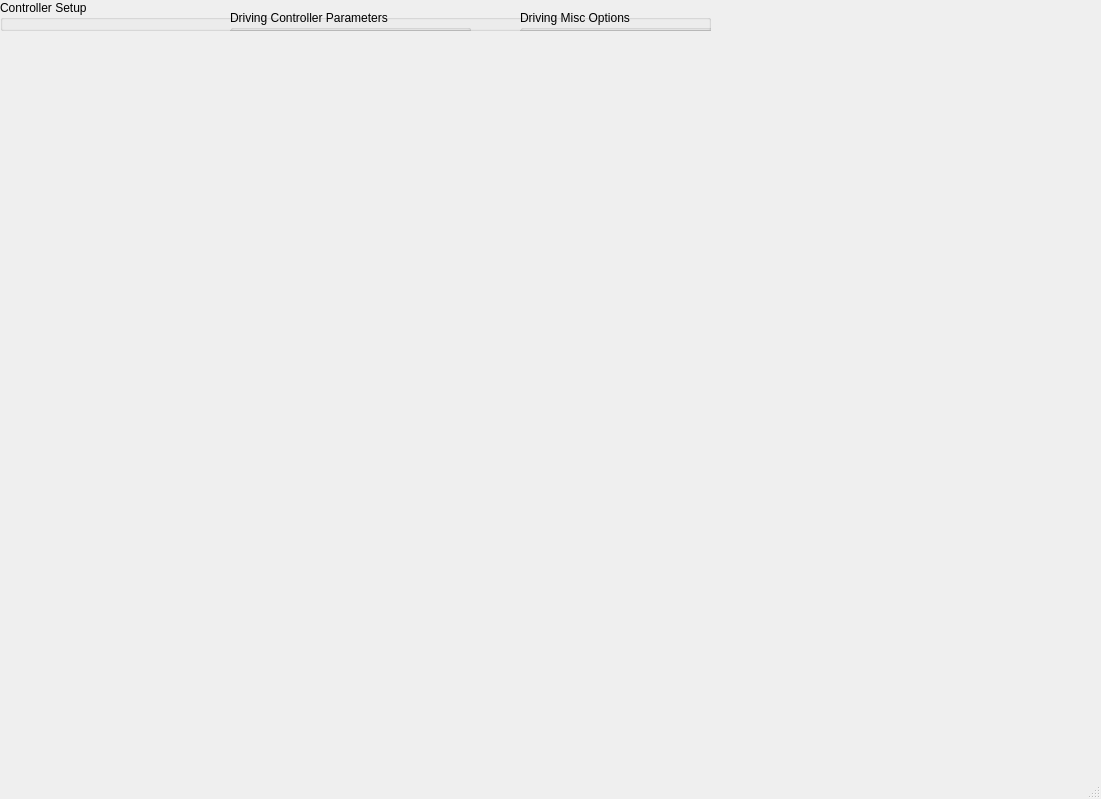
<?xml version="1.0" encoding="UTF-8"?>
<ui version="4.0">
 <class>MainWindow</class>
 <widget class="QMainWindow" name="MainWindow">
  <property name="geometry">
   <rect>
    <x>0</x>
    <y>0</y>
    <width>1101</width>
    <height>799</height>
   </rect>
  </property>
  <property name="windowTitle">
   <string>MainWindow</string>
  </property>
  <widget class="QWidget" name="centralwidget">
   <widget class="QWidget" name="verticalLayoutWidget">
    <property name="geometry">
     <rect>
      <x>0</x>
      <y>0</y>
      <width>711</width>
      <height>341</height>
     </rect>
    </property>
    <layout class="QVBoxLayout" name="verticalLayout">
     <item>
      <widget class="QGroupBox" name="ControllerSetupGroup">
       <property name="title">
        <string>Controller Setup</string>
       </property>
       <widget class="QGroupBox" name="ControllerParametersGroup">
        <property name="geometry">
         <rect>
          <x>230</x>
          <y>10</y>
          <width>241</width>
          <height>181</height>
         </rect>
        </property>
        <property name="title">
         <string>Driving Controller Parameters</string>
        </property>
        <widget class="QTableWidget" name="tableWidget_drivingParams">
         <property name="geometry">
          <rect>
           <x>0</x>
           <y>20</y>
           <width>241</width>
           <height>161</height>
          </rect>
         </property>
        </widget>
       </widget>
       <widget class="QGroupBox" name="MiscOptionsGroup">
        <property name="geometry">
         <rect>
          <x>520</x>
          <y>10</y>
          <width>231</width>
          <height>181</height>
         </rect>
        </property>
        <property name="title">
         <string>Driving Misc Options</string>
        </property>
        <widget class="QTableWidget" name="tableWidget_drivingMiscOptions">
         <property name="geometry">
          <rect>
           <x>0</x>
           <y>20</y>
           <width>231</width>
           <height>161</height>
          </rect>
         </property>
        </widget>
       </widget>
       <widget class="QComboBox" name="comboBox_drivingControllerType">
        <property name="geometry">
         <rect>
          <x>10</x>
          <y>50</y>
          <width>171</width>
          <height>22</height>
         </rect>
        </property>
       </widget>
       <widget class="QLabel" name="label_5">
        <property name="geometry">
         <rect>
          <x>10</x>
          <y>30</y>
          <width>111</width>
          <height>20</height>
         </rect>
        </property>
        <property name="text">
         <string>Driving Controller Type</string>
        </property>
       </widget>
       <widget class="QComboBox" name="comboBox_aerialControllerType">
        <property name="geometry">
         <rect>
          <x>10</x>
          <y>240</y>
          <width>171</width>
          <height>22</height>
         </rect>
        </property>
       </widget>
       <widget class="QLabel" name="label_6">
        <property name="geometry">
         <rect>
          <x>10</x>
          <y>220</y>
          <width>111</width>
          <height>20</height>
         </rect>
        </property>
        <property name="text">
         <string>Aerial Controller Type</string>
        </property>
       </widget>
       <widget class="QGroupBox" name="AerialMiscOptionsGroup">
        <property name="geometry">
         <rect>
          <x>520</x>
          <y>220</y>
          <width>231</width>
          <height>181</height>
         </rect>
        </property>
        <property name="title">
         <string>Aerial Misc Options</string>
        </property>
        <widget class="QTableWidget" name="tableWidget_aerialMiscOptions">
         <property name="geometry">
          <rect>
           <x>0</x>
           <y>20</y>
           <width>231</width>
           <height>161</height>
          </rect>
         </property>
        </widget>
       </widget>
       <widget class="QGroupBox" name="AerialControllerParametersGroup">
        <property name="geometry">
         <rect>
          <x>230</x>
          <y>220</y>
          <width>241</width>
          <height>181</height>
         </rect>
        </property>
        <property name="title">
         <string>Aerial Controller Parameters</string>
        </property>
        <widget class="QTableWidget" name="tableWidget_aerialParams">
         <property name="geometry">
          <rect>
           <x>0</x>
           <y>20</y>
           <width>241</width>
           <height>161</height>
          </rect>
         </property>
        </widget>
       </widget>
      </widget>
     </item>
     <item>
      <spacer name="verticalSpacer">
       <property name="orientation">
        <enum>Qt::Vertical</enum>
       </property>
       <property name="sizeHint" stdset="0">
        <size>
         <width>20</width>
         <height>40</height>
        </size>
       </property>
      </spacer>
     </item>
    </layout>
   </widget>
   <widget class="QWidget" name="verticalLayoutWidget_2">
    <property name="geometry">
     <rect>
      <x>0</x>
      <y>380</y>
      <width>711</width>
      <height>81</height>
     </rect>
    </property>
    <layout class="QVBoxLayout" name="verticalLayout_2">
     <item>
      <spacer name="horizontalSpacer_2">
       <property name="orientation">
        <enum>Qt::Horizontal</enum>
       </property>
       <property name="sizeHint" stdset="0">
        <size>
         <width>40</width>
         <height>20</height>
        </size>
       </property>
      </spacer>
     </item>
    </layout>
   </widget>
   <widget class="QWidget" name="horizontalLayoutWidget">
    <property name="geometry">
     <rect>
      <x>760</x>
      <y>0</y>
      <width>311</width>
      <height>461</height>
     </rect>
    </property>
    <layout class="QHBoxLayout" name="horizontalLayout">
     <item>
      <spacer name="horizontalSpacer">
       <property name="orientation">
        <enum>Qt::Horizontal</enum>
       </property>
       <property name="sizeHint" stdset="0">
        <size>
         <width>40</width>
         <height>20</height>
        </size>
       </property>
      </spacer>
     </item>
    </layout>
   </widget>
  </widget>
  <widget class="QMenuBar" name="menubar">
   <property name="geometry">
    <rect>
     <x>0</x>
     <y>0</y>
     <width>1101</width>
     <height>21</height>
    </rect>
   </property>
  </widget>
  <widget class="QStatusBar" name="statusbar"/>
 </widget>
 <resources/>
 <connections/>
</ui>
